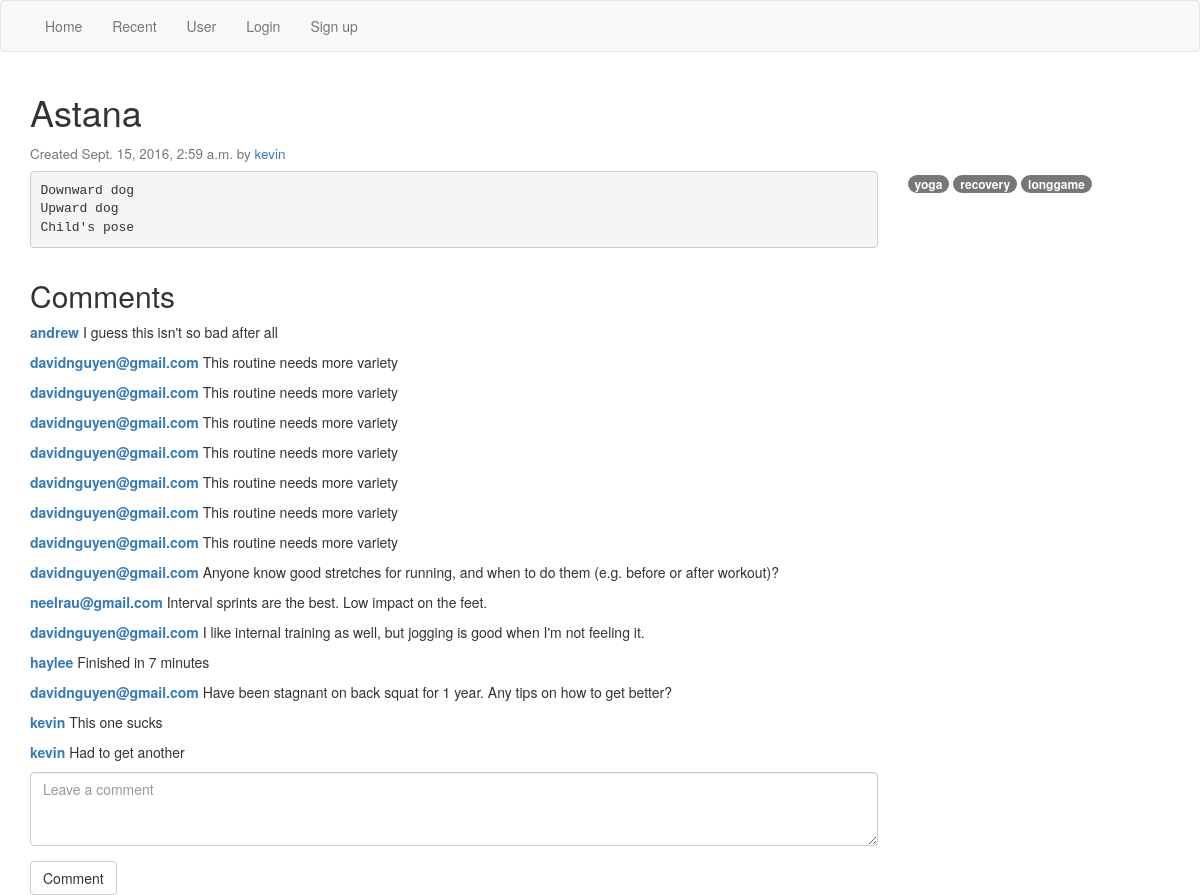
The page /workouts/15/ on the database its author committed.
### workouts/models.py (models this page shows, shortened)
class Routine(models.Model):
  routine_title = models.CharField(max_length=70)
  routine_text = models.TextField()
  pub_date = models.DateTimeField('date published', default=timezone.now)
  created_by = models.ForeignKey(settings.AUTH_USER_MODEL, related_name="created_by")
  modify_date = models.DateTimeField('date modified', null=True)
  modified_by = models.ForeignKey(settings.AUTH_USER_MODEL, null=True, related_name="modified_by")
  likes = models.IntegerField(default=0)

class Tag(models.Model):
  routine = models.ForeignKey(Routine, on_delete=models.CASCADE)
  tag_text = models.CharField(max_length=70)

class Comment(models.Model):
  created_by = models.ForeignKey(settings.AUTH_USER_MODEL)
  routine = models.ForeignKey(Routine, on_delete=models.CASCADE)
  comment_text = models.TextField(max_length=1000)
  pub_date = models.DateTimeField('date published')
  likes = models.IntegerField(default=0)

### workouts/views.py (the view)
# urls.py: url(r'^(?P<routine_id>[0-9]+)/$', views.detail, name='detail'),
def detail(request, routine_id):
  routine = get_object_or_404(Routine, pk=routine_id)
  params = dict(routine=routine)
  if request.user.is_authenticated:
    if request.user.journal_set.filter(routine=routine).exists():
      params['routine_exists_in_journal'] = True
  if request.method == 'POST':
    if "add_to_journal" in request.POST:
      if not request.user.is_authenticated:
        params['error_add_to_journal'] = "You must log in first"
        return render(request, 'workouts/detail.html', params)
      if request.user.journal_set.filter(routine=routine).exists():
        params['error_add_to_journal'] = "Already added to journal"
        return render(request, "workouts/detail.html", params)
      entry = Journal(user=request.user, routine=routine)
      entry.save()
      params['routine_exists_in_journal'] = True
      params['add_to_journal_success'] = "Added routine to journal"
      return render(request, "workouts/detail.html", params)
    if "like" in request.POST:
      if not request.user.is_authenticated:
        params['error_like'] = "You must log in first"
        return render(request, 'workouts/detail.html', params)
      l = request.user.like_set.filter(routine=routine)
      if l.exists():
        routine.likes = F('likes') - 1
        routine.save()
        l.get().delete()
      else:
        routine.likes = F('likes') + 1
        routine.save()
        request.user.like_set.create(routine=routine)
      params['routine'] = Routine.objects.filter(pk=routine_id).get()
      return render(request, "workouts/detail.html", params)
    if "delete_routine" in request.POST:
      if request.user.is_authenticated:
        if request.user != routine.created_by:
          params['error_delete'] = "you aren't the creator of this routine"
          return render(request, 'workouts/detail.html', params)
        routine.delete()
        return HttpResponseRedirect(reverse('workouts:index'))
    if "comment" in request.POST:
      if request.user.is_authenticated:
        comment_text = request.POST["comment_text"]
        params = dict(routine=routine, comment_text=comment_text)
        if not valid_content_input(comment_text):
          params['error_text'] = "Please enter the details"
          return render(request, 'workouts/detail.html', params)
        routine.comment_set.create(created_by=request.user,
                                   comment_text=comment_text,
                                   pub_date=timezone.now())
        return HttpResponseRedirect(reverse('workouts:detail', args=[routine.id]))
    if "mark_complete" in request.POST:
      if not request.user.is_authenticated:
        params['error_delete'] = "Add this routine to your journal before marking complete"
        return render(request, 'workouts/detail.html', params)
      entry = request.user.journal_set.filter(routine=routine)
      entry.update(completed_count=F('completed_count') + 1)
      entry.get().results_set.create(results_text="As prescribed")
      return HttpResponseRedirect(reverse("workouts:detail", args=[routine.id]))
    return HttpResponseRedirect(reverse('workouts:login'))
  else:
    params['tag_list'] = " ".join(routine.tag_set.values_list('tag_text', flat=True))
    return render(request, 'workouts/detail.html', params)

### workouts/templates/workouts/detail.html (shortened to what this page needs)
{% extends "./base.html" %}
{% block content %}
<div class="row">
  <div class="col-md-12">
    <h1>{{ routine.routine_title }}</h1>
    <h4><small>Created {{ routine.pub_date }} by <a href="{% url 'workouts:user_detail' routine.created_by.id %}">{{ routine.created_by.first_name }}</a></small></h4>
  </div>
</div>
<div class="row">
  <div class="col-md-9">
    <pre>{{ routine.routine_text }}</pre>
  </div>
  <div class="col-md-3">
    {% for tag in routine.tag_set.all %}
      <span><a class="badge" href="{% url 'workouts:index' %}?tags={{ tag.tag_text }}">{{ tag.tag_text }}</a></span>
    {% endfor %}
  </div>
</div>
<div class="row">
  <div class="col-md-9">
  </div>
</div>
<div class="row">
  <div class="col-md-9">
    {% if routine.comment_set.exists %}
      <h2>Comments</h2>
      {% for comment in routine.comment_set.all %}
        <p>
          <a href="{% url 'workouts:user_detail' comment.created_by.id %}">
            <strong>{{ comment.created_by }} </strong>
          </a>
          {{ comment.comment_text }}
        </p>
      {% endfor %}
    {% endif %}
      <form method="post">
        <div class="form-group"><textarea name="comment_text" class="form-control" rows="3" placeholder="Leave a comment"></textarea></div>
        <div><button type="submit" name="comment" class="btn btn-md btn-default">Comment</button></div>
      </form>
  </div>
</div>
{% endblock content %}

### workouts/static/workouts/css/style.css (style rules this page uses)
textarea { width: 100%; height: 80px; }

### rows shown on the page
Routine: routine_title "Astana", pub_date "Sept. 15, 2016, 2:59 a.m.", created_by.first_name "kevin", routine_text "Downward dog Upward dog Child's pose"
Tag: tag_text "yoga"
Tag: tag_text "recovery"
Tag: tag_text "longgame"
Comment: created_by "andrew", comment_text "I guess this isn't so bad after all"
Comment: created_by "davidnguyen@gmail.com", comment_text "This routine needs more variety"
Comment: created_by "davidnguyen@gmail.com", comment_text "This routine needs more variety"
Comment: created_by "davidnguyen@gmail.com", comment_text "This routine needs more variety"
Comment: created_by "davidnguyen@gmail.com", comment_text "This routine needs more variety"
Comment: created_by "davidnguyen@gmail.com", comment_text "This routine needs more variety"
Comment: created_by "davidnguyen@gmail.com", comment_text "This routine needs more variety"
Comment: created_by "davidnguyen@gmail.com", comment_text "This routine needs more variety"
Comment: created_by "davidnguyen@gmail.com", comment_text "Anyone know good stretches for running, and when to do them (e.g. before or after workout)?"
Comment: created_by "neelrau@gmail.com", comment_text "Interval sprints are the best. Low impact on the feet."
Comment: created_by "davidnguyen@gmail.com", comment_text "I like internal training as well, but jogging is good when I'm not feeling it."
Comment: created_by "haylee", comment_text "Finished in 7 minutes"
Comment: created_by "davidnguyen@gmail.com", comment_text "Have been stagnant on back squat for 1 year. Any tips on how to get better?"
Comment: created_by "kevin", comment_text "This one sucks"
Comment: created_by "kevin", comment_text "Had to get another"
